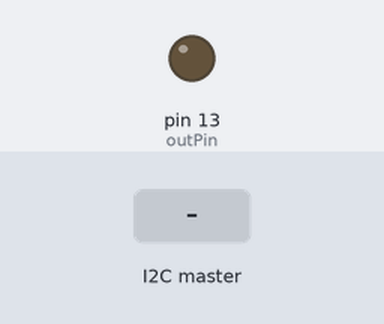
Bench run of a sketch on a simulated Arduino Uno, built with avr-gcc and run on an emulated ATmega328P. Shown: output pins drawn as LEDs (lit = HIGH). The inputs (shaded band) are chosen by the test bench.

Above: at 1.2 s.
1.3 s: the I2C master sends the byte 1
At 1.6 s:
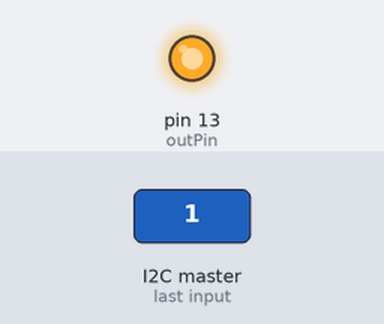
2.8 s: the I2C master sends the byte 0
At 4.0 s:
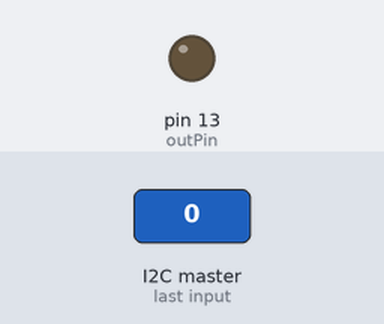
Timing chart, 0 to 5.8 s (numbered marks = the images above; inputs shaded):
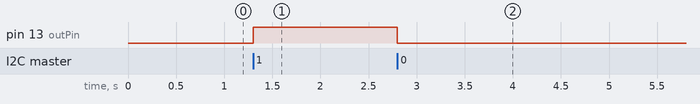

The sketch:

slave.ino
```cpp
/*
 * 2016 funpunfolly Site 04 interaction lighting system
 * with I2C master
 * master communicate with p5 via Serial.
 *
 *
 * Firmware by Yi donghoon
 * icq4ever@gmail.com
 *
 * Hardware by Song yeji
 * songyeji000@gmail.com
 */

/*

  [ ID ]

  gateSlave  : 10
  slave #1   : 11
  slave #2   : 12
  slave #3   : 13
  slave #4   : 14
  slave #5   : 15

*/


#define ID                 11      // <------------------------- ID변경하기
#include <Wire.h>

bool ledOn = false;
int outPin = 13;

void setup() {
  pinMode(outPin, OUTPUT);

  // I2C 관련 함수
  Wire.begin(ID);                // join i2c bus with own address
  Wire.onRequest(requestEvent);
  Wire.onReceive(receiveEvent);  // register event


  Serial.begin(9600);           // start serial for output
}

void loop() {
  // 마스터에 의해 설정된 ledOn에 따라 스노우폴 온오프
  if (ledOn)   digitalWrite(outPin, HIGH);
  else         digitalWrite(outPin, LOW);
}


// 마스터의 명령을 수신하면 호출되는 이벤트함수
void receiveEvent(int howMany) {          // <--------------------- howMany가 뭔지는 리서치 해볼것!
  int x = Wire.read();    // receive byte as an integer

  if (x == 1) {
    ledOn = true;
    //    Serial.println("ON");
  }
  else {
    ledOn = false;
    //    Serial.println("OFF");
  }
}

// 마스터에서의 요청이 올 경우 호출되는 이벤트 함수.
void requestEvent(){
  int sendMessage;
  // 뭔가를 날려서 신호를 보내주자
}
```

Measured:
- after the input at 1.3 s, pin 13 (outPin): LOW → HIGH at once
- after the input at 2.8 s, pin 13 (outPin): HIGH → LOW at once
